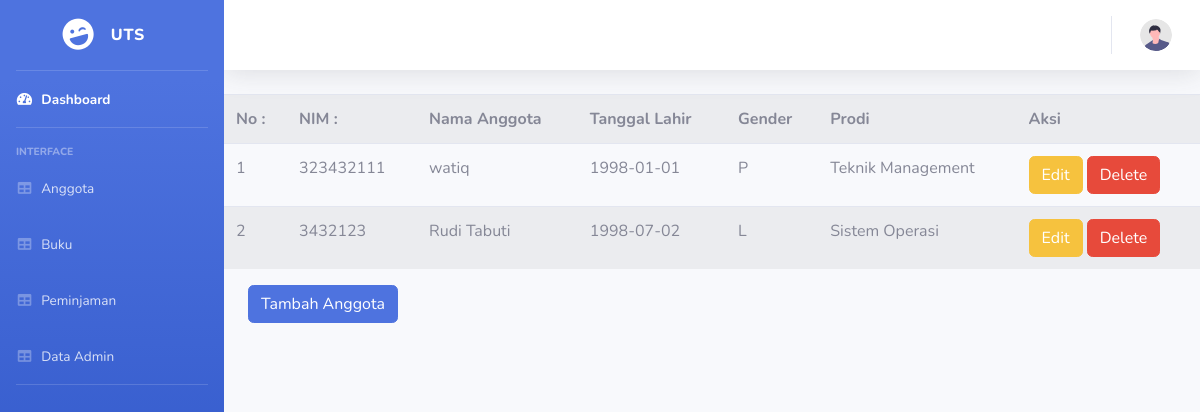
Before: /anggota.php with the older database file.
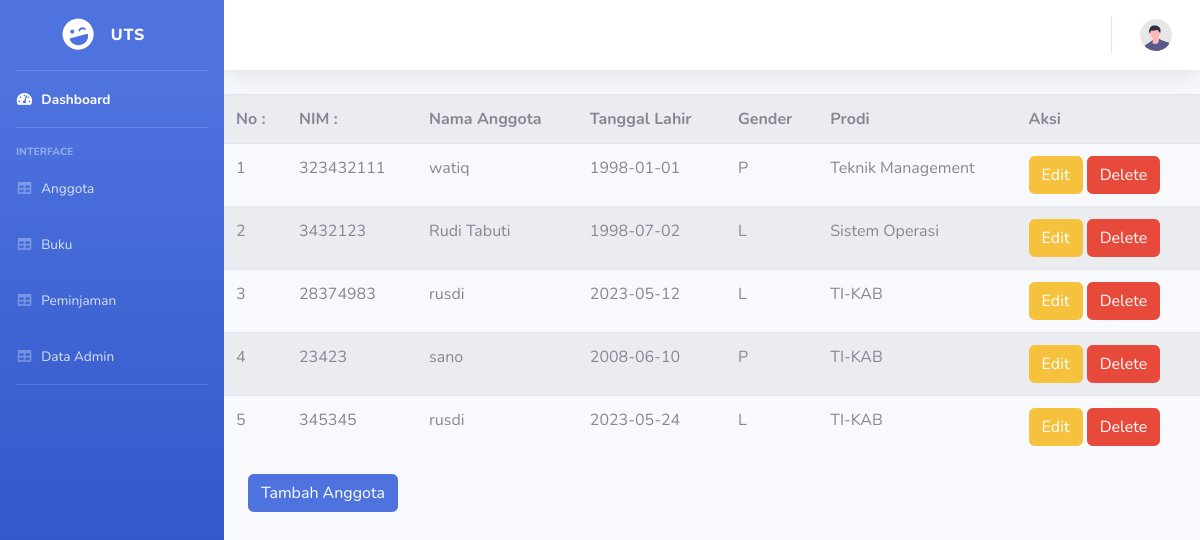
After: the same page with the newer database file.
### tables this page shows
CREATE TABLE `tb_anggota` (
  `id_anggota` int(11) NOT NULL,
  `nim` int(11) NOT NULL,
  `nama_anggota` varchar(50) NOT NULL,
  `tgl_lahir` date NOT NULL,
  `jk` enum('L','P') NOT NULL,
  `prodi` varchar(75) NOT NULL
);

### koneksi.php (called while the page is built, shortened)
<?php
$user = "root";
$server = "localhost";
$password = "";
$database = "uts_perpus";
$koneksi = mysqli_connect($server, $user, $password, $database) or die(mysqli_error($koneksi));
function readAnggota($data)
{
    global $koneksi;
    $query = $data;
    $result = mysqli_query($koneksi, $query);
    return $result;
}

### showdata/showdataanggota.php (the view, shortened to what this page needs)
<table class="table table-striped">
    <tr>
        <th>No :</th>
        <th>NIM :</th>
        <th>Nama Anggota</th>
        <th>Tanggal Lahir</th>
        <th>Gender</th>
        <th>Prodi</th>
        <th>Aksi</th>
    </tr>
    <?php $query = "SELECT * FROM tb_anggota";
    $i = 1;
    $datas = readAnggota($query) ?>
    <?php foreach ($datas as $data) : ?>
        <tr>
            <td><?= $i++; ?></td>
            <td><?= $data['nim']; ?></td>
            <td><?= $data['nama_anggota']; ?></td>
            <td><?= $data['tgl_lahir']; ?></td>
            <td><?= $data['jk']; ?></td>
            <td><?= $data['prodi']; ?></td>
            <td><button type="button" class="btn btn-warning" data-toggle="modal" data-target="#edit<?= $data['id_anggota']; ?>">
                    Edit
                </button>
                <button type="button" class="btn btn-danger" data-toggle="modal" data-target="#hapus<?= $data['id_anggota']; ?>">
                    Delete
                </button>
            </td>
        </tr>
    <?php endforeach; ?>
</table>

### component/head.php (shortened to what this page needs)
<!DOCTYPE html>
<html lang="en">
<head>
    <link href="vendor/fontawesome-free/css/all.min.css" rel="stylesheet" type="text/css">
    <link href="css/sb-admin-2.min.css" rel="stylesheet">
    <link href="vendor/datatables/dataTables.bootstrap4.min.css" rel="stylesheet">
</head>

### anggota.php (shortened to what this page needs)
<?php
include 'koneksi.php';
?>
<?php include './component/head.php'; ?>
<body id="page-top">
    <div id="wrapper">
        <?php include './component/sidebar.php'; ?>
        <div id="content-wrapper" class="d-flex flex-column">
            <div id="content">
                <nav class="navbar navbar-expand navbar-light bg-white topbar mb-4 static-top shadow">
                    <ul class="navbar-nav ml-auto">
                        <li class="nav-item dropdown no-arrow">
                            <a class="nav-link dropdown-toggle" href="#" id="userDropdown" role="button" data-toggle="dropdown" aria-haspopup="true" aria-expanded="false">
                                <img class="img-profile rounded-circle" src="img/undraw_profile.svg">
                            </a>
                        </li>
                    </ul>
                </nav>
                <?php include './showdata/showdataanggota.php'; ?>
                <div class="container-fluid">
                    <button type="submit" name="submit" class="btn btn-primary" data-toggle="modal" data-target="#Modaltambah">
                        Tambah Anggota
                    </button>
                </div>
            </div>
        </div>
    </div>
    <?php include './component/footer.php'; ?>

### component/sidebar.php
<ul class="navbar-nav bg-gradient-primary sidebar sidebar-dark accordion" id="accordionSidebar">
    <a class="sidebar-brand d-flex align-items-center justify-content-center">
        <div class="sidebar-brand-icon rotate-n-15">
            <i class="fas fa-laugh-wink"></i>
        </div>
        <div class="sidebar-brand-text mx-3">UTS</div>
    </a>
    <hr class="sidebar-divider my-0">
    <li class="nav-item active">
        <a class="nav-link" href="dashboard.php">
            <i class="fas fa-fw fa-tachometer-alt"></i>
            <span>Dashboard</span></a>
    </li>
    <hr class="sidebar-divider">
    <div class="sidebar-heading">
        Interface
    </div>
    <li class="nav-item">
        <a class="nav-link" href="anggota.php">
            <i class="fas fa-fw fa-table"></i>
            <span>Anggota</span></a>
    </li>
    <li class="nav-item">
        <a class="nav-link" href="buku.php">
            <i class="fas fa-fw fa-table"></i>
            <span>Buku</span></a>
    </li>
    <li class="nav-item">
        <a class="nav-link" href="peminjaman.php">
            <i class="fas fa-fw fa-table"></i>
            <span>Peminjaman</span></a>
    </li>
    <li class="nav-item">
        <a class="nav-link" href="admin.php">
            <i class="fas fa-fw fa-table"></i>
            <span>Data Admin</span></a>
        <hr class="sidebar-divider d-none d-md-block">
</ul>

### component/footer.php (shortened to what this page needs)
</body>
</html>

Changed rows visible on the page:
added tb_anggota: nim "28374983", nama_anggota "rusdi", tgl_lahir "2023-05-12", jk "L", prodi "TI-KAB"
added tb_anggota: nim "23423", nama_anggota "sano", tgl_lahir "2008-06-10", jk "P", prodi "TI-KAB"
added tb_anggota: nim "345345", nama_anggota "rusdi", tgl_lahir "2023-05-24", jk "L", prodi "TI-KAB"
